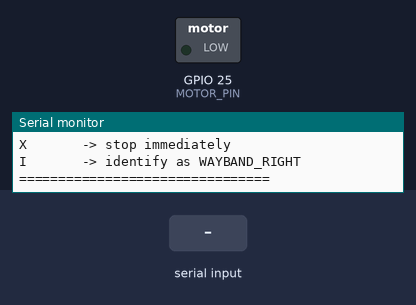
Recording of a sketch running on a simulated ESP32. On the bench: switched loads named in the sketch (green lamp = pin HIGH), the last lines printed to the serial monitor. Inputs (shaded band) come from the test bench.

Above: at 2.2 s.
2.3 s: "r\n" received over Serial
At 2.55 s:
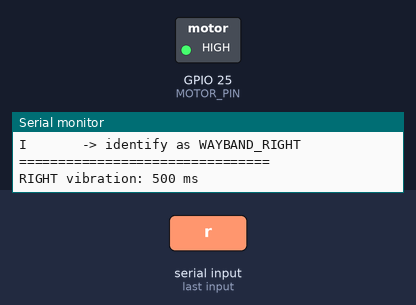
4.3 s: "L\n" received over Serial
5.8 s: "I\n" received over Serial
Timing chart, 0 to 8.8 s (numbered marks = the images above; inputs shaded):
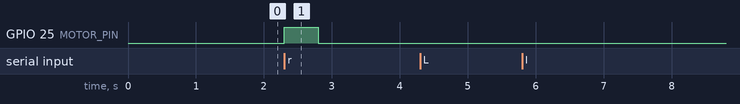

Measured:
- after the input at 2.3 s, GPIO 25 (MOTOR_PIN): LOW → HIGH at once, → LOW 0.50 s later

The sketch:

wrist_right.ino
```cpp
const int MOTOR_PIN = 25;
// Keep this aligned with Config.rotation_timeout_seconds (10 seconds).
const unsigned long MAX_VIBRATION_MS = 10000;

bool vibrating = false;
unsigned long vibrationEndTime = 0;
String commandBuffer = "";

void stopMotor() {
  digitalWrite(MOTOR_PIN, LOW);
  vibrating = false;
  vibrationEndTime = 0;
}

void startVibration(unsigned long durationMs) {
  if (durationMs == 0) {
    durationMs = 500;
  }
  if (durationMs > MAX_VIBRATION_MS) {
    durationMs = MAX_VIBRATION_MS;
  }

  digitalWrite(MOTOR_PIN, HIGH);
  vibrating = true;
  vibrationEndTime = millis() + durationMs;

  Serial.print("RIGHT vibration: ");
  Serial.print(durationMs);
  Serial.println(" ms");
}

void processCommand(String command) {
  command.trim();
  if (command.length() == 0) {
    return;
  }

  char type = command.charAt(0);
  if (type == 'X' || type == 'x' || type == 'S' || type == 's') {
    stopMotor();
    Serial.println("RIGHT vibration stopped");
    return;
  }

  if (type == 'R' || type == 'r') {
    unsigned long durationMs = 500;
    if (command.length() > 1) {
      durationMs = command.substring(1).toInt();
    }
    startVibration(durationMs);
    return;
  }

  if (type == 'L' || type == 'l') {
    Serial.println("LEFT command ignored by RIGHT bracelet");
    return;
  }

  if (type == 'I' || type == 'i') {
    Serial.println("WAYBAND_RIGHT");
    return;
  }

  Serial.print("Unknown command: ");
  Serial.println(command);
}

void setup() {
  Serial.begin(115200);
  pinMode(MOTOR_PIN, OUTPUT);
  digitalWrite(MOTOR_PIN, LOW);
  delay(1000);

  // No boot vibration: the motor runs only after an R command.
  Serial.println();
  Serial.println("================================");
  Serial.println("WayBand RIGHT bracelet ready");
  Serial.println("R500   -> vibration for 500 ms");
  Serial.println("R1000  -> vibration for 1000 ms");
  Serial.println("R10000 -> vibration for 10000 ms (maximum)");
  Serial.println("Lxxx   -> ignored");
  Serial.println("X       -> stop immediately");
  Serial.println("I       -> identify as WAYBAND_RIGHT");
  Serial.println("================================");
}

void loop() {
  if (vibrating && static_cast<long>(millis() - vibrationEndTime) >= 0) {
    stopMotor();
    Serial.println("RIGHT vibration complete");
  }

  while (Serial.available() > 0) {
    char received = Serial.read();
    if (received == '\n' || received == '\r') {
      if (commandBuffer.length() > 0) {
        processCommand(commandBuffer);
        commandBuffer = "";
      }
    } else if (commandBuffer.length() < 31) {
      commandBuffer += received;
    }
  }
}
```
